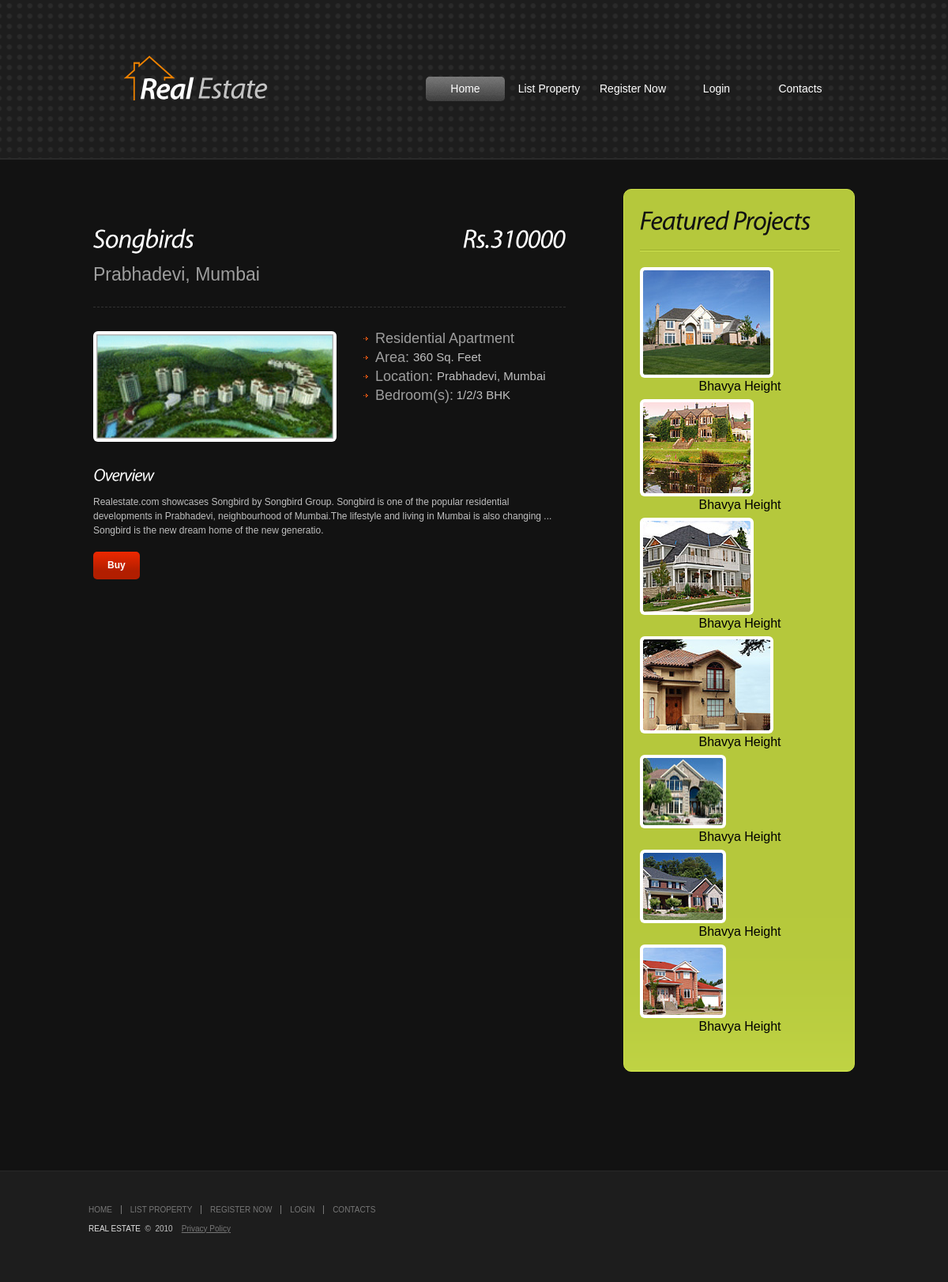
Page /view.php?Pname=Songbirds on the committed database.
### tables this page shows
CREATE TABLE IF NOT EXISTS `view` (
  `id` int(255) NOT NULL AUTO_INCREMENT,
  `pname` varchar(255) NOT NULL,
  `pcity` varchar(255) NOT NULL,
  `pimg` varchar(255) NOT NULL,
  `pprice` int(255) NOT NULL,
  `area` int(255) NOT NULL,
  `pbedroom` varchar(255) NOT NULL,
  `pdesc` varchar(255) NOT NULL,
  `poverview` varchar(255) NOT NULL,
  PRIMARY KEY (`id`)
);

### view.php (the view, shortened to what this page needs)
<!DOCTYPE html>
<html lang="en">
<head>
	<link rel="stylesheet" href="css/reset.css" type="text/css" media="all">
	<link rel="stylesheet" href="css/grid.css" type="text/css" media="all">
	<link rel="stylesheet" href="css/style.css" type="text/css" media="all">
</head>
<body>
<?php
			include('header1.php');
			?>
	<section id="content">
		<div class="container_16">
			<div class="clearfix">
				<section id="mainContent" class="grid_10">
    <div id="container_ff"></div>
        <article>
        <div class="clearfix">
        				<div class="fleft">
        				<?php
	if(isset($_GET['Pname'])){
        $name = $_GET['Pname'];
    }
    $result = mysql_query('Select * From view Where pname="'.$name.'"');
    $row = mysql_fetch_array($result);
       ?>
						<h2><?php echo $row['pname'] ?></h2>
						<span class="span"> <?php echo $row['pcity'] ?> </span>
						</div>
						<div class="fright">
						<h2> Rs.<?php echo $row['pprice'] ?> </h2>
						</div>
						</div>
					</article>
					<div class="wrapper">
							<figure><img src="images/<?php echo $row['pimg'] ?>" alt="" width="300"></figure>
							<ul class="list1">
							<li>
							<span class="span1"><?php echo $row['pdesc'] ?></span>
							</li>
							<li>
							<span class="span1"> Area: </span>
							<span class="span2"> <?php echo $row['area'] ?> Sq. Feet </span>
							</li>
							<li>
							<span class="span1"> Location: </span>
							<span class="span2"> <?php echo $row['pcity'] ?> </span>
							</li>
							<li class="last">
							<span class="span1">Bedroom(s):</span>
							<span class="span2"> <?php echo $row['pbedroom'] ?> BHK</span>
							</li>
							</ul>
							</div>
					<div id="container_ff"></div>
					<div class="wrapper">
					<h1>Overview</h1>
					<p><?php echo $row['poverview'] ?>.</p>
					<a href="payment.php?Pname=<?php echo $row['pname'] ?>" class="button" > Buy </a>
					 </div>
				</section>
				<aside class="grid_6">
					<div class="prefix_1">
						<article>
							<div class="box">
								<h2>Featured Projects</h2>
								<div class="wrapper"><figure class="alt"><img src="images/2page-img1.jpg" alt=""></figure></div>
								<h3 class="aligncenter">Bhavya Height</h3>
								<div class="wrapper"><figure class="alt"><img src="images/3page-img6.jpg" alt=""></figure></div>
								<h3 class="aligncenter">Bhavya Height</h3>
								<div class="wrapper"><figure class="alt"><img src="images/3page-img7.jpg" alt=""></figure></div>
								<h3 class="aligncenter">Bhavya Height</h3>
								<div class="wrapper"><figure class="alt"><img src="images/5page-img1.jpg" alt=""></figure></div>
								<h3 class="aligncenter">Bhavya Height</h3>
								<div class="wrapper"><figure class="alt"><img src="images/3page-img3.jpg" alt=""></figure></div>
								<h3 class="aligncenter">Bhavya Height</h3>
								<div class="wrapper"><figure class="alt"><img src="images/3page-img4.jpg" alt=""></figure></div>
								<h3 class="aligncenter">Bhavya Height</h3>
             <div class="wrapper"><figure class="alt"><img src="images/3page-img5.jpg" alt=""></figure></div>
								<h3 class="aligncenter">Bhavya Height</h3>
							</div>
						</article>
			</div>
		</div>
		</div>
	</section>
	<?php
			include('footer.php');
			?>
</body>
</html>

### header1.php (shortened to what this page needs)
<?php
					$studentid = $_SESSION['s_id'];
				$host="localhost";
				$user="root";
				$pass="root";
				$con = mysql_connect("$host","$user","$pass");
				$sql = "SELECT * from reg where id='{$studentid}'";
				$result = mysql_query($sql,$con);
				$row=mysql_fetch_array($result);
				$uname = $row['firstname'];
				?>
<header class="header1">
		<div class="container_16">
			<div class="logo">
				<h1><a href="index.php"><strong>Real</strong> Estate</a></h1>
			</div>
			<nav>
				<ul>
					<li><a href="index.php" class="current">Home</a></li>
					<li><a href="list.php">List Property</a></li>
						<?php
						if(!isset($_SESSION['s_id'])) {
						?>
					 <li><a href='reg.php'>Register Now</a></li>
					 <li><a href='login.php'>Login</a></li>
					 <?php
					 }
					 else {
					 	?>
					 <li><a href='logout.php'>(<?php echo strtoupper($uname);?>) Logout</a></li>
					 <?php
					 }
					 ?>
					<li><a href="contact.php">Contacts</a></li>
				</ul>
			</nav>
		</div>
	</header>

### footer.php
<footer>
		<div class="container_16">
			<nav>
				<ul>
					<li><a href="index.php">Home</a></li>
					<li><a href="list.php">List Property</a></li>
					<li><a href="reg.php">Register Now</a></li>
					<li><a href="login.php">Login</a></li>
					<li><a href="contact.php">Contacts</a></li>
				</ul>
			</nav>
			<p class="copy"><span>real estate</span> &nbsp;&copy; &nbsp;2010 &nbsp; &nbsp;<a href="privacy.html">Privacy Policy</a></p>
		</div>
	</footer>

### css/grid.css (style rules this page uses)
.container_16 { margin-left: auto; margin-right: auto; width: 976px; }
.grid_1, .grid_2, .grid_3, .grid_4, .grid_5, .grid_6, .grid_7, .grid_8, .grid_9, .grid_10, .grid_11, .grid_12, .grid_13, .grid_14, .grid_15, .grid_16 { display:inline; float: left; position: relative; margin-left: 6px; margin-right: 6px; }
.container_16 .grid_6 { width:354px; }
.container_16 .grid_10 { width:598px; }
.container_16 .prefix_1 { padding-left:61px; }
.clearfix:after { clear: both; content: ' '; display: block; font-size: 0; line-height: 0; visibility: hidden; width: 0; height: 0; }
.clearfix { display: inline-block; }
.clearfix { display: block; }

### rows in the picture
view: pcity "Prabhadevi, Mumbai", pimg (picture), pdesc "Residential Apartment", area "360", pbedroom "1/2/3", poverview "Realestate.com showcases Songbird by Songbird Group. Songbird is one of the popular residential developments in Prabhadevi, neighbourhood of Mumbai.The lifestyle and living in Mumbai is also changing ... Songbird is the new dream home of the new generatio"
